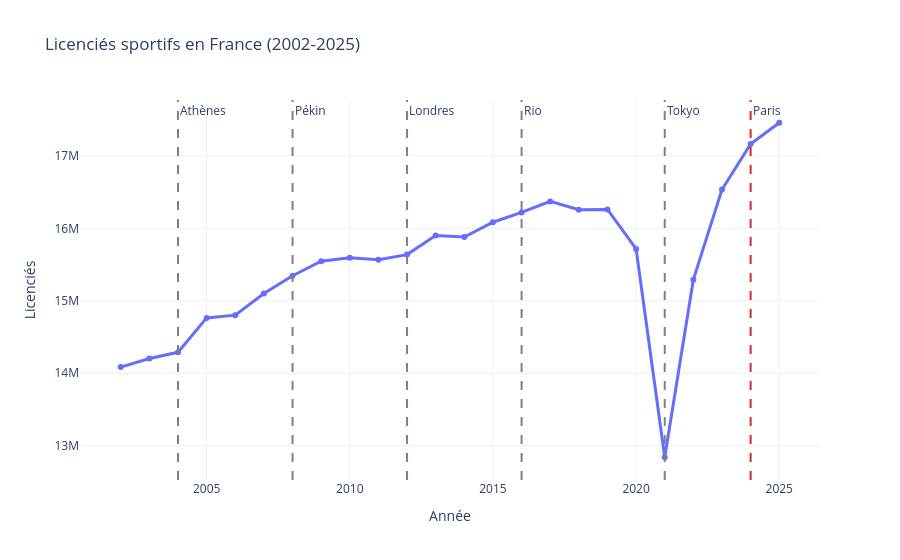
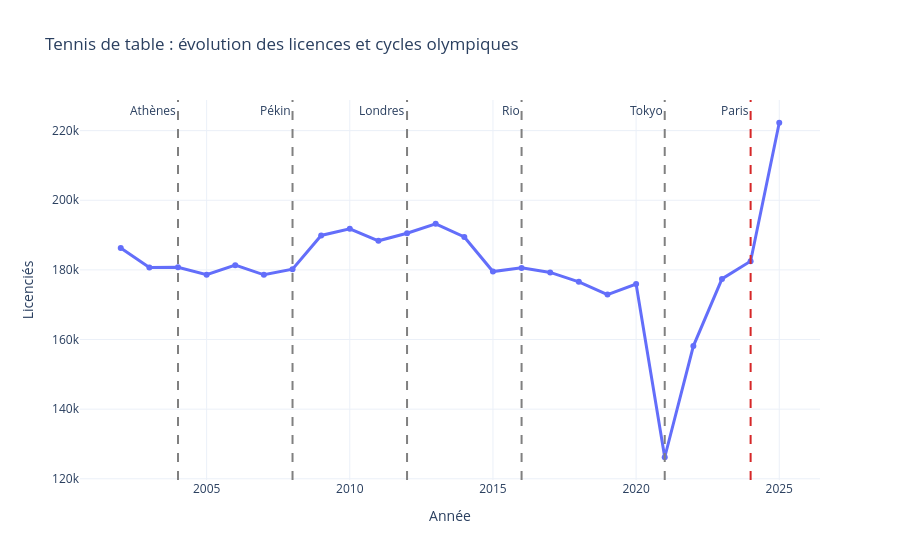

The notebook cell saved with these charts, in order:
### Code cell
df_total_fr = df_histo.groupby("annee", as_index=False)["licences"].sum().sort_values("annee")

fig_fr = px.line(
    df_total_fr,
    x="annee",
    y="licences",
    markers=True,
    title="Licenciés sportifs en France (2002-2025)",
    labels={"annee": "Année", "licences": "Licenciés"},
)
fig_fr.update_traces(line_width=3)
for annee_jo, ville in vz.OLYMPIADES:
    fig_fr.add_vline(x=annee_jo, line_dash="dash", line_color="#d62728" if annee_jo == 2024 else "gray", annotation_text=ville)
fig_fr.show()

vz.plot_historique_olympique(df_histo, CODES_CLES["FFTT"], "Tennis de table").show()

### Figure 1 — Plotly figure (JSON) as saved in the notebook; plotly's stock layout.template omitted (floating-point values rounded to 4 significant figures)
{"data": [{"hovertemplate": "Année=%{x}<br>Licenciés=%{y}<extra></extra>", "legendgroup": "", "line": {"color": "#636efa", "dash": "solid", "width": 3}, "marker": {"symbol": "circle"}, "mode": "lines+markers", "name": "", "orientation": "v", "showlegend": false, "type": "scatter", "x": [2002, 2003, 2004, 2005, 2006, 2007, 2008, 2009, 2010, 2011, 2012, 2013, 2014, 2015, 2016, 2017, 2018, 2019, 2020, 2021, 2022, 2023, 2024, 2025], "xaxis": "x", "y": [14090000.0, 14200000.0, 14290000.0, 14760000.0, 14800000.0, 15100000.0, 15350000.0, 15550000.0, 15590000.0, 15570000.0, 15640000.0, 15900000.0, 15880000.0, 16080000.0, 16220000.0, 16370000.0, 16260000.0, 16260000.0, 15720000.0, 12840000.0, 15290000.0, 16540000.0, 17160000.0, 17460000.0], "yaxis": "y"}], "layout": {"annotations": [{"showarrow": false, "text": "Athènes", "x": 2004, "xanchor": "left", "xref": "x", "y": 1, "yanchor": "top", "yref": "y domain"}, {"showarrow": false, "text": "Pékin", "x": 2008, "xanchor": "left", "xref": "x", "y": 1, "yanchor": "top", "yref": "y domain"}, {"showarrow": false, "text": "Londres", "x": 2012, "xanchor": "left", "xref": "x", "y": 1, "yanchor": "top", "yref": "y domain"}, {"showarrow": false, "text": "Rio", "x": 2016, "xanchor": "left", "xref": "x", "y": 1, "yanchor": "top", "yref": "y domain"}, {"showarrow": false, "text": "Tokyo", "x": 2021, "xanchor": "left", "xref": "x", "y": 1, "yanchor": "top", "yref": "y domain"}, {"showarrow": false, "text": "Paris", "x": 2024, "xanchor": "left", "xref": "x", "y": 1, "yanchor": "top", "yref": "y domain"}], "legend": {"tracegroupgap": 0}, "shapes": [{"line": {"color": "gray", "dash": "dash"}, "type": "line", "x0": 2004, "x1": 2004, "xref": "x", "y0": 0, "y1": 1, "yref": "y domain"}, {"line": {"color": "gray", "dash": "dash"}, "type": "line", "x0": 2008, "x1": 2008, "xref": "x", "y0": 0, "y1": 1, "yref": "y domain"}, {"line": {"color": "gray", "dash": "dash"}, "type": "line", "x0": 2012, "x1": 2012, "xref": "x", "y0": 0, "y1": 1, "yref": "y domain"}, {"line": {"color": "gray", "dash": "dash"}, "type": "line", "x0": 2016, "x1": 2016, "xref": "x", "y0": 0, "y1": 1, "yref": "y domain"}, {"line": {"color": "gray", "dash": "dash"}, "type": "line", "x0": 2021, "x1": 2021, "xref": "x", "y0": 0, "y1": 1, "yref": "y domain"}, {"line": {"color": "#d62728", "dash": "dash"}, "type": "line", "x0": 2024, "x1": 2024, "xref": "x", "y0": 0, "y1": 1, "yref": "y domain"}], "title": {"text": "Licenciés sportifs en France (2002-2025)"}, "xaxis": {"anchor": "y", "domain": [0, 1], "title": {"text": "Année"}}, "yaxis": {"anchor": "x", "domain": [0, 1], "title": {"text": "Licenciés"}}}}

### Figure 2 — Plotly figure (JSON) as saved in the notebook; plotly's stock layout.template omitted (floating-point values rounded to 4 significant figures)
{"data": [{"hovertemplate": "Année=%{x}<br>Licenciés=%{y}<extra></extra>", "legendgroup": "", "line": {"color": "#636efa", "dash": "solid", "width": 3}, "marker": {"symbol": "circle"}, "mode": "lines+markers", "name": "", "orientation": "v", "showlegend": false, "type": "scatter", "x": [2002, 2003, 2004, 2005, 2006, 2007, 2008, 2009, 2010, 2011, 2012, 2013, 2014, 2015, 2016, 2017, 2018, 2019, 2020, 2021, 2022, 2023, 2024, 2025], "xaxis": "x", "y": [186300.0, 180700.0, 180700.0, 178600.0, 181400.0, 178600.0, 180200.0, 189900.0, 191800.0, 188400.0, 190500.0, 193200.0, 189500.0, 179500.0, 180600.0, 179300.0, 176600.0, 172900.0, 175900.0, 126200.0, 158100.0, 177400.0, 182500.0, 222300.0], "yaxis": "y"}], "layout": {"annotations": [{"showarrow": false, "text": "Athènes", "x": 2004, "xanchor": "right", "xref": "x", "y": 1, "yanchor": "top", "yref": "y domain"}, {"showarrow": false, "text": "Pékin", "x": 2008, "xanchor": "right", "xref": "x", "y": 1, "yanchor": "top", "yref": "y domain"}, {"showarrow": false, "text": "Londres", "x": 2012, "xanchor": "right", "xref": "x", "y": 1, "yanchor": "top", "yref": "y domain"}, {"showarrow": false, "text": "Rio", "x": 2016, "xanchor": "right", "xref": "x", "y": 1, "yanchor": "top", "yref": "y domain"}, {"showarrow": false, "text": "Tokyo", "x": 2021, "xanchor": "right", "xref": "x", "y": 1, "yanchor": "top", "yref": "y domain"}, {"showarrow": false, "text": "Paris", "x": 2024, "xanchor": "right", "xref": "x", "y": 1, "yanchor": "top", "yref": "y domain"}], "legend": {"tracegroupgap": 0}, "shapes": [{"line": {"color": "gray", "dash": "dash"}, "type": "line", "x0": 2004, "x1": 2004, "xref": "x", "y0": 0, "y1": 1, "yref": "y domain"}, {"line": {"color": "gray", "dash": "dash"}, "type": "line", "x0": 2008, "x1": 2008, "xref": "x", "y0": 0, "y1": 1, "yref": "y domain"}, {"line": {"color": "gray", "dash": "dash"}, "type": "line", "x0": 2012, "x1": 2012, "xref": "x", "y0": 0, "y1": 1, "yref": "y domain"}, {"line": {"color": "gray", "dash": "dash"}, "type": "line", "x0": 2016, "x1": 2016, "xref": "x", "y0": 0, "y1": 1, "yref": "y domain"}, {"line": {"color": "gray", "dash": "dash"}, "type": "line", "x0": 2021, "x1": 2021, "xref": "x", "y0": 0, "y1": 1, "yref": "y domain"}, {"line": {"color": "#d62728", "dash": "dash"}, "type": "line", "x0": 2024, "x1": 2024, "xref": "x", "y0": 0, "y1": 1, "yref": "y domain"}], "title": {"text": "Tennis de table : évolution des licences et cycles olympiques"}, "xaxis": {"anchor": "y", "domain": [0, 1], "title": {"text": "Année"}}, "yaxis": {"anchor": "x", "domain": [0, 1], "title": {"text": "Licenciés"}}}}
